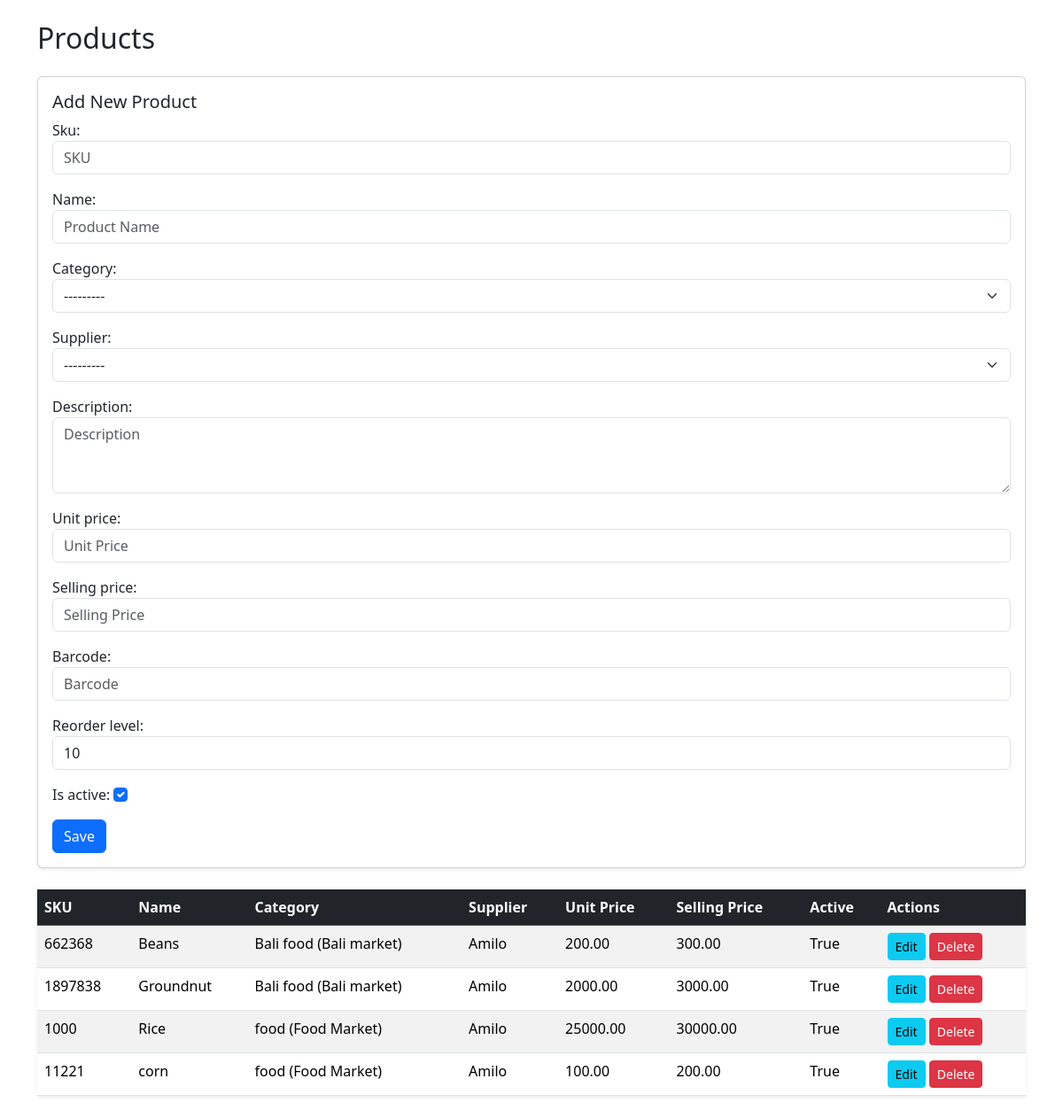
/api/inventory/products/, run on the app's committed database.
### inventory/models.py (models this page shows, shortened)
class Category(models.Model):
    name = models.CharField(max_length=100)
    description = models.TextField(blank=True, null=True)
    store = models.ForeignKey(
        Store,
        on_delete=models.CASCADE,          # When Store is deleted → delete all Categories
        related_name='categories'
    )
    class Meta:
        unique_together = ('name', 'store')   # Prevent same category name in same store
        ordering = ['name']
    def __str__(self):
        return f"{self.name} ({self.store.name})"

class Store(models.Model):
    name = models.CharField(max_length=100)
    location = models.TextField(blank=True, null=True)

class Supplier(models.Model):
    name = models.CharField(max_length=100)
    email = models.EmailField(blank=True, null=True, unique=True)
    phone = models.IntegerField(blank=True, null=True)
    address = models.TextField(blank=True, null=True)
    created_at = models.DateTimeField(auto_now_add=True)
    updated_at = models.DateTimeField(auto_now=True)
    class Meta:
        ordering = ['name']
    def __str__(self):
        return self.name

class Product(models.Model):
    sku = models.CharField(max_length=50, unique=True)
    name = models.CharField(max_length=100)
    category = models.ForeignKey(
        Category,
        on_delete=models.CASCADE,          # When Category is deleted → delete all Products
        related_name="products",
        null=True
    )
    supplier = models.ForeignKey(
        Supplier,
        on_delete=models.SET_NULL,         # If supplier is deleted → keep product but set NULL
        null=True,
        related_name="products"
    )
    description = models.TextField(blank=True, null=True)
    unit_price = models.DecimalField(max_digits=10, decimal_places=2)
    selling_price = models.DecimalField(max_digits=10, decimal_places=2)
    barcode = models.CharField(max_length=100, blank=True, null=True)
    reorder_level = models.IntegerField(default=10)
    is_active = models.BooleanField(default=True)
    created_at = models.DateTimeField(auto_now_add=True)
    updated_at = models.DateTimeField(auto_now=True)
    class Meta:
        ordering = ['name']

### inventory/views.py (the view)
# urls.py: path("products/", views.product_list, name="product_list"),
def product_list(request):
    if request.method == "POST":
        form = ProductForm(request.POST)
        if form.is_valid():
            form.save()
            return redirect("product_list")
    else:
        form = ProductForm()
    products = Product.objects.select_related("category", "supplier").all()
    return render(request, "inventory/product_list.html", {"products": products, "form": form})

### inventory/templates/inventory/product_list.html (shortened to what this page needs)
{% load static %}
<!DOCTYPE html>
<html lang="en">
<head>
  <link href="https://cdn.jsdelivr.net/npm/bootstrap@5.3.2/dist/css/bootstrap.min.css" rel="stylesheet">
</head>
<body class="container mt-4">
<h2 class="mb-4">Products</h2>
<div class="card p-3 mb-4 shadow-sm">
  <h5>Add New Product</h5>
  <form method="post">
    {{ form.as_p }}
    <button class="btn btn-primary">Save</button>
  </form>
</div>
<table class="table table-striped table-hover shadow-sm">
  <thead class="table-dark">
    <tr>
      <th>SKU</th>
      <th>Name</th>
      <th>Category</th>
      <th>Supplier</th>
      <th>Unit Price</th>
      <th>Selling Price</th>
      <th>Active</th>
      <th>Actions</th>
    </tr>
  </thead>
  <tbody>
  {% for product in products %}
    <tr>
      <td>{{ product.sku }}</td>
      <td>{{ product.name }}</td>
      <td>{{ product.category }}</td>
      <td>{{ product.supplier }}</td>
      <td>{{ product.unit_price }}</td>
      <td>{{ product.selling_price }}</td>
      <td>{{ product.is_active }}</td>
      <td>
        <a href="{% url 'product_detail' product.pk %}" class="btn btn-sm btn-info">Edit</a>
        <a href="{% url 'product_delete' product.pk %}" class="btn btn-sm btn-danger">Delete</a>
      </td>
    </tr>
  {% endfor %}
  </tbody>
</table>
</body>
</html>

### data on the page
Product: sku "662368", name "Beans", category "Bali food (Bali market)", supplier "Amilo", unit_price "200.00", selling_price "300.00", is_active "True"
Product: sku "1897838", name "Groundnut", category "Bali food (Bali market)", supplier "Amilo", unit_price "2000.00", selling_price "3000.00", is_active "True"
Product: sku "1000", name "Rice", category "food (Food Market)", supplier "Amilo", unit_price "25000.00", selling_price "30000.00", is_active "True"
Product: sku "11221", name "corn", category "food (Food Market)", supplier "Amilo", unit_price "100.00", selling_price "200.00", is_active "True"
